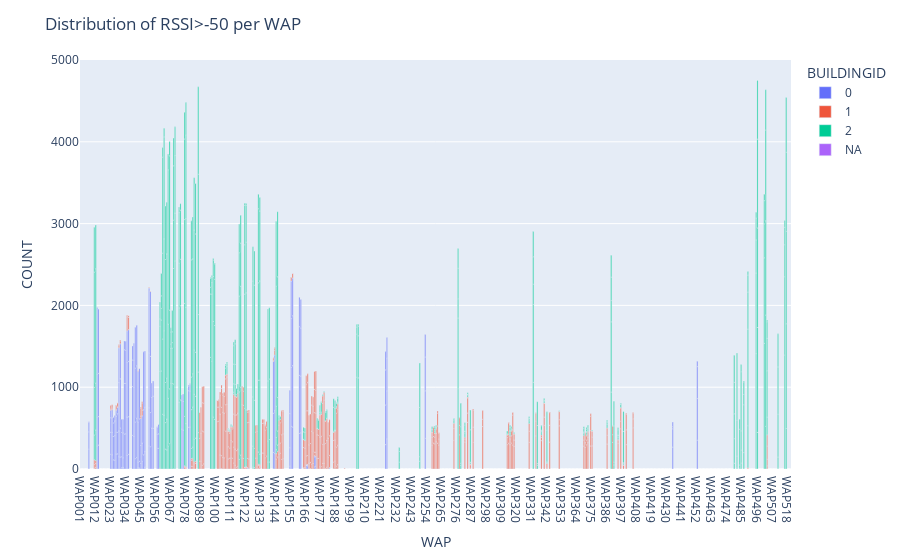

This figure's notebook cell:
### Markdown cell above
#### WAP distribution per building

### Code cell
fig = px.bar(full_wap_dist, x = 'WAP', y = 'COUNT', color = 'BUILDINGID')
fig.update_layout(title = "Distribution of RSSI>-50 per WAP", barmode='relative', xaxis={'categoryorder':'category ascending'})
fig.show()

### Figure 1 — Plotly figure (JSON) as saved in the notebook; plotly's stock layout.template omitted (floating-point values rounded to 4 significant figures; data arrays with more than 128 entries replaced by an {"elided": "..."} marker saying what was removed)
{"data": [{"alignmentgroup": "True", "hoverlabel": {"namelength": 0}, "hovertemplate": "BUILDINGID=0<br>WAP=%{x}<br>COUNT=%{y}", "legendgroup": "0", "marker": {"color": "#636efa"}, "name": "0", "offsetgroup": "0", "orientation": "v", "showlegend": true, "textposition": "auto", "type": "bar", "x": {"elided": "217 str values"}, "xaxis": "x", "y": {"elided": "217 int values"}, "yaxis": "y"}, {"alignmentgroup": "True", "hoverlabel": {"namelength": 0}, "hovertemplate": "BUILDINGID=1<br>WAP=%{x}<br>COUNT=%{y}", "legendgroup": "1", "marker": {"color": "#EF553B"}, "name": "1", "offsetgroup": "1", "orientation": "v", "showlegend": true, "textposition": "auto", "type": "bar", "x": {"elided": "450 str values"}, "xaxis": "x", "y": {"elided": "450 int values"}, "yaxis": "y"}, {"alignmentgroup": "True", "hoverlabel": {"namelength": 0}, "hovertemplate": "BUILDINGID=2<br>WAP=%{x}<br>COUNT=%{y}", "legendgroup": "2", "marker": {"color": "#00cc96"}, "name": "2", "offsetgroup": "2", "orientation": "v", "showlegend": true, "textposition": "auto", "type": "bar", "x": {"elided": "486 str values"}, "xaxis": "x", "y": {"elided": "486 int values"}, "yaxis": "y"}, {"alignmentgroup": "True", "hoverlabel": {"namelength": 0}, "hovertemplate": "BUILDINGID=NA<br>WAP=%{x}<br>COUNT=%{y}", "legendgroup": "NA", "marker": {"color": "#ab63fa"}, "name": "NA", "offsetgroup": "NA", "orientation": "v", "showlegend": true, "textposition": "auto", "type": "bar", "x": {"elided": "310 str values"}, "xaxis": "x", "y": {"elided": "310 int values"}, "yaxis": "y"}], "layout": {"autosize": true, "barmode": "relative", "legend": {"title": {"text": "BUILDINGID"}, "tracegroupgap": 0}, "margin": {"t": 60}, "title": {"text": "Distribution of RSSI>-50 per WAP"}, "xaxis": {"anchor": "y", "autorange": true, "categoryorder": "category ascending", "domain": [0, 1], "range": [-0.5, 519.5], "title": {"text": "WAP"}, "type": "category"}, "yaxis": {"anchor": "x", "autorange": true, "domain": [0, 1], "range": [0, 5000], "title": {"text": "COUNT"}, "type": "linear"}}}
